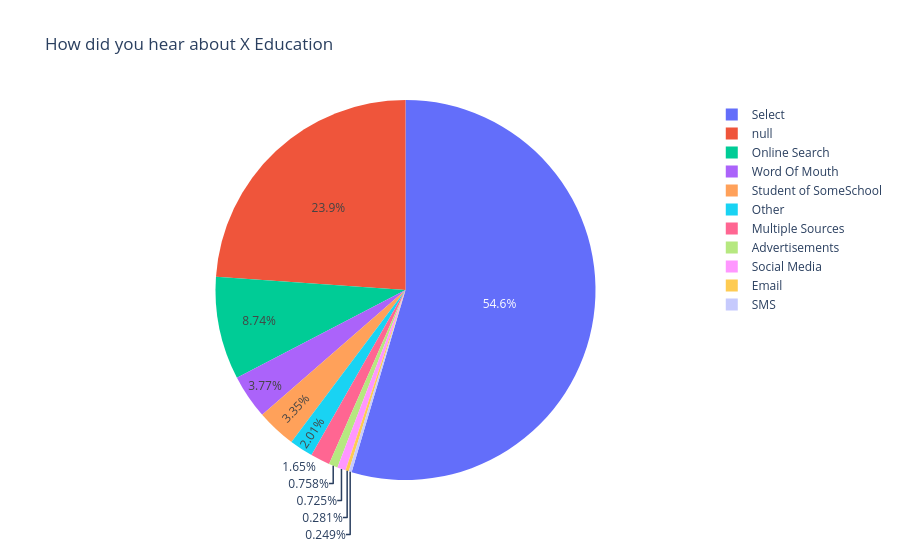

Notebook cell for this chart:
### Markdown cell above
One more interesting point here is that the users who have filled this form are **"Unemployed"**. Apart from that **"Working Professional"** are also looking to upskill themselves for better career opportunities.

### Code cell
px.pie(data_frame = temp_cat_df, names = 'How did you hear about X Education', title = 'How did you hear about X Education')

### Figure 1 — Plotly figure (JSON) as saved in the notebook; plotly's stock layout.template omitted (floating-point values rounded to 4 significant figures; data arrays with more than 128 entries replaced by an {"elided": "..."} marker saying what was removed)
{"data": [{"domain": {"x": [0, 1], "y": [0, 1]}, "hovertemplate": "How did you hear about X Education=%{label}<extra></extra>", "labels": {"elided": "9240 str values"}, "legendgroup": "", "name": "", "showlegend": true, "type": "pie"}], "layout": {"legend": {"tracegroupgap": 0}, "title": {"text": "How did you hear about X Education"}}}
